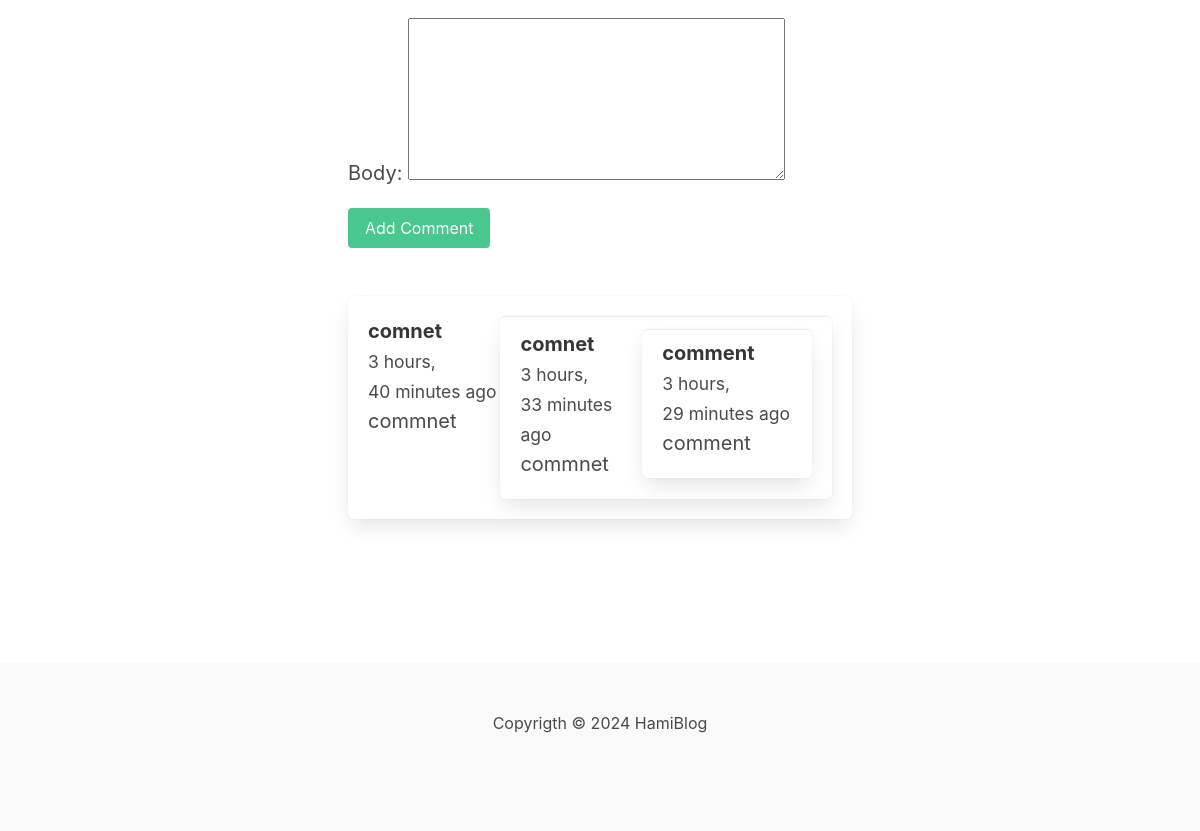
The app's page /django/django-blog/ (lower part), older data.
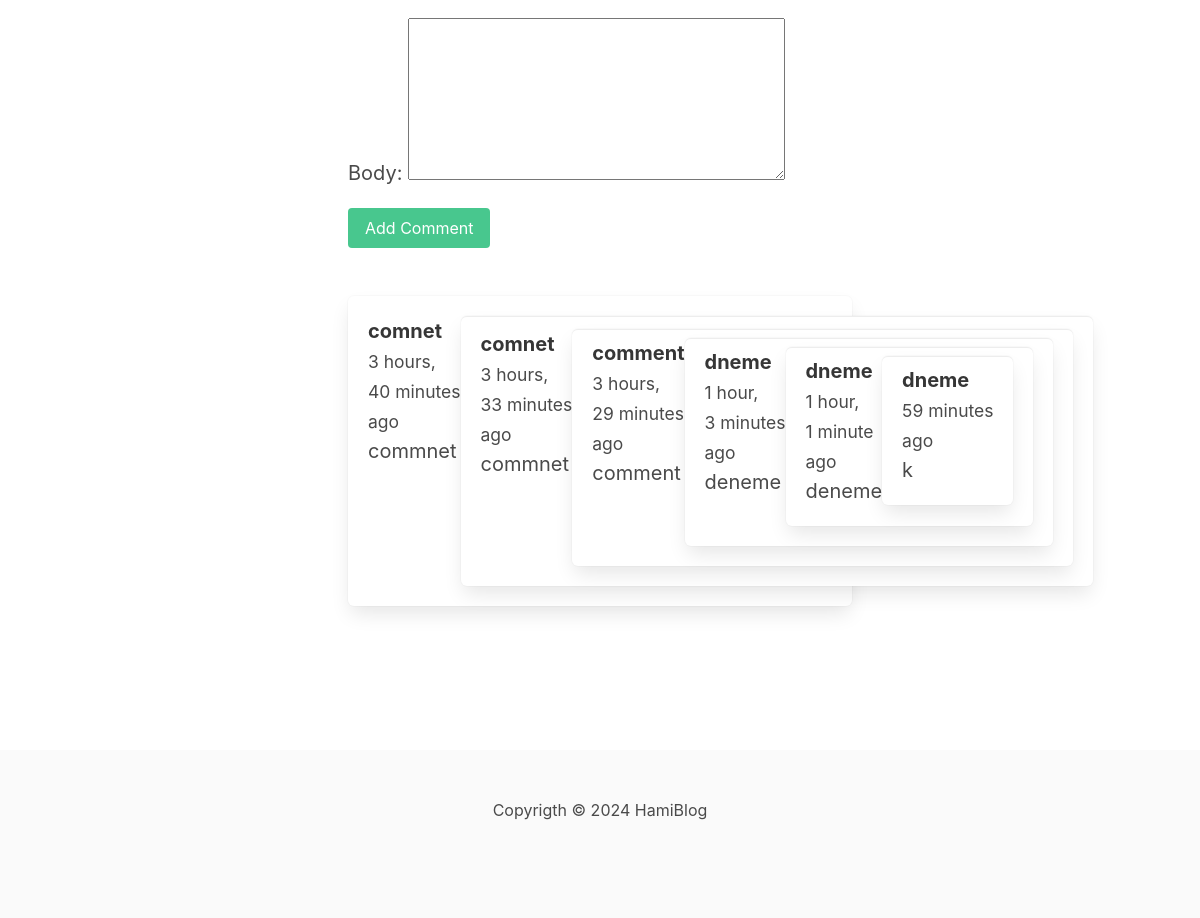
The same page, newer data.
### blog/models.py (models this page shows, shortened)
class Comment(models.Model):
    post = models.ForeignKey(Post, on_delete=models.CASCADE, related_name="comments")
    name = models.CharField(max_length=255)
    email = models.EmailField()
    body = models.TextField()
    created_at = models.DateTimeField(auto_now_add=True)

### blog/views.py (the view, shortened to what this page needs)
# urls.py: path('<slug:category_slug>/<slug:slug>/', views.detail, name='post_detail'),
def detail(request, category_slug, slug):
    post = get_object_or_404(Post, slug=slug, status=Post.ACTIVE)
    form = CommentForm()
    return render(request, "blog/detail.html", {"post": post, "form": form})

### blog/forms.py
class CommentForm(forms.ModelForm):
    class Meta:
        model = Comment
        fields = ('name', 'email', 'body')

### blog/models.py (called while the page is built)
    def __str__(self):
        return self.title

### blog/templates/blog/detail.html (shortened to what this page needs)
{% extends 'core/core.html' %}
{% block content %}
<section class="hero ">
    <div class="hero-body">
        <div class="container">
            <section class="section">
                <div class="columns">
                    <div class="column is-8 is-offset-2">
                        <div class="content is-medium">
                            <form method="post" class="mb-6">
                                {{ form.as_p }}
                                <div class="field">
                                    <div class="control">
                                        <button class="button is-success">Add Comment</button>
                                    </div>
                                </div>
                            </form>
                            {% for comment in post.comments.all %}
                            <article class="media box">
                                <div class="media-content">
                                    <div class="content">
                                        <p>
                                            <strong>{{ comment.name }}</strong> <small>{{ comment.created_at | timesince }} ago</small>
                                            <br>
                                            {{ comment.body }}
                                        </p>
                                    </div>
                                </div>
                                {% endfor %}
                        </div>
                    </div>
                </div>
            </section>
        </div>
    </div>
</section>
{% endblock %}

### core/templates/core/core.html (shortened to what this page needs)
<!DOCTYPE html>
<html lang="en">
<head>
  <link rel="stylesheet" href="https://unpkg.com/bulma@0.9.2/css/bulma.min.css">
  <link href="https://stackpath.bootstrapcdn.com/font-awesome/4.7.0/css/font-awesome.min.css" rel="stylesheet"
>
</head>
<body>
  <section class="section">
    <div class="container">
      {% block content %}
      {% endblock %}
    </div>
  </section>
  <footer class="footer">
    <div class="content has-text-centered">
      <p>
        Copyrigth &copy; 2024 HamiBlog
      </p>
    </div>
  </footer>
</body>
</html>

Row changes from the older to the newer data that the page shows:
added Comment: name "dneme", created_at "1 hour, 3 minutes", body "deneme"
added Comment: name "dneme", created_at "1 hour, 1 minute", body "deneme"
added Comment: name "dneme", created_at "59 minutes", body "k"
